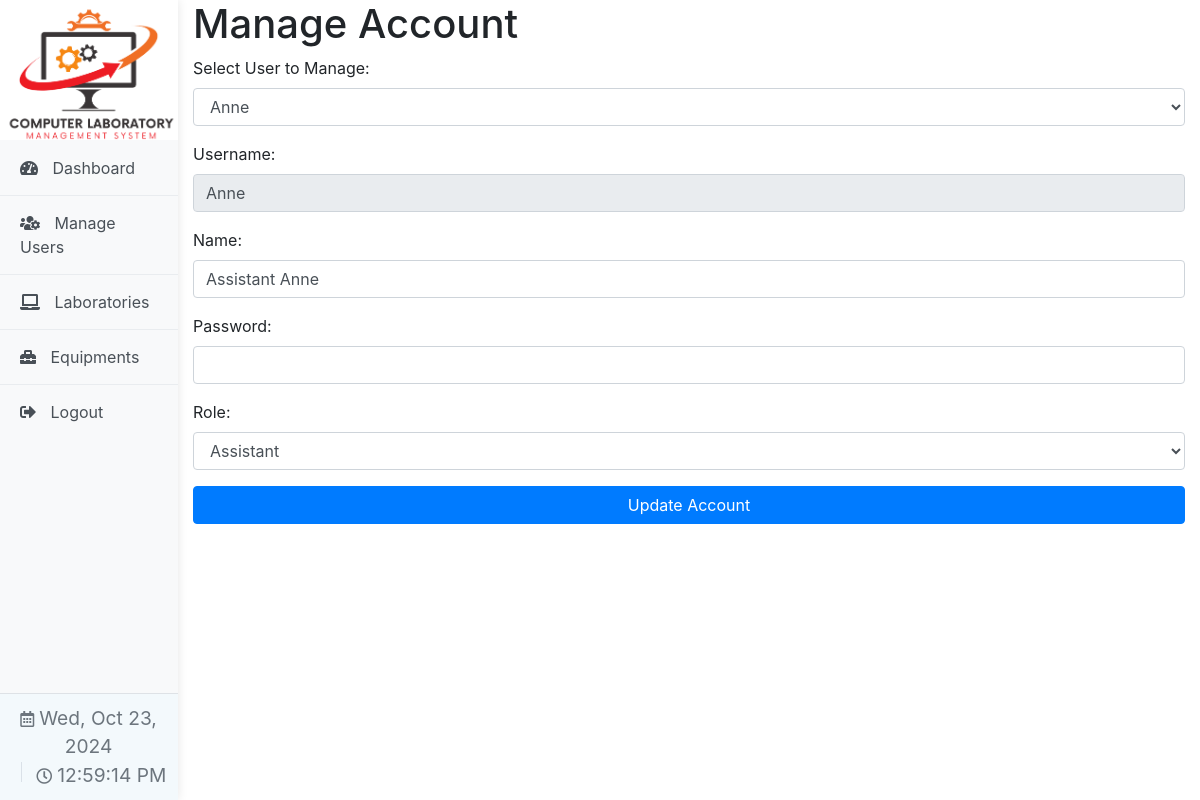
The app's page /admin/manage_account.php?user_id=13 (signed in) with its own data.
### tables this page shows
CREATE TABLE `users` (
  `id` int(11) NOT NULL,
  `username` varchar(50) NOT NULL,
  `name` varchar(50) NOT NULL,
  `password` varchar(255) NOT NULL,
  `role` enum('admin','assistant') NOT NULL,
  `picture` varchar(255) DEFAULT NULL
);

### admin/manage_account.php (the view, shortened to what this page needs)
<?php
include '../includes/db.php';
$username = $_SESSION['username'];
$query = $conn->prepare("SELECT * FROM users WHERE username = ?");
$query->bind_param("s", $username);
$query->execute();
$result = $query->get_result();
$currentUser = $result->fetch_assoc();
$roles = ['admin', 'assistant'];
$isAdmin = $currentUser['role'] == 'admin';
$selectedUser = $currentUser;
if ($isAdmin && isset($_GET['user_id'])) {
    $userId = $_GET['user_id'];
    $query = $conn->prepare("SELECT * FROM users WHERE id = ?");
    $query->bind_param("i", $userId);
    $query->execute();
    $result = $query->get_result();
    $selectedUser = $result->fetch_assoc();
}
$users = [];
if ($isAdmin) {
    $query = $conn->query("SELECT * FROM users");
    while ($row = $query->fetch_assoc()) {
        $users[] = $row;
    }
}
?>
<!DOCTYPE html>
<html lang="en">
<head>
    <link rel="stylesheet" href="https://stackpath.bootstrapcdn.com/bootstrap/4.5.2/css/bootstrap.min.css">
    <link rel="stylesheet" href="../css/styles.css">
    <link rel="stylesheet" href="https://cdnjs.cloudflare.com/ajax/libs/font-awesome/5.15.3/css/all.min.css">
    <link rel="stylesheet" href="../css/sidebar.css">
</head>
<body>
    <?php include '../includes/sidebar.php'; ?>
    <div class="content container-fluid dashboard-container">
        <h1>Manage Account</h1>
        <?php if ($isAdmin): ?>
            <div class="form-group">
                <label for="user_select">Select User to Manage:</label>
                <select id="user_select" name="user_select" class="form-control" onchange="location = this.value;">
                    <?php foreach ($users as $user): ?>
                        <option value="manage_account.php?user_id=<?php echo $user['id']; ?>" <?php if ($selectedUser['id'] == $user['id']) echo 'selected'; ?>>
                            <?php echo htmlspecialchars($user['username']); ?>
                        </option>
                    <?php endforeach; ?>
                </select>
            </div>
        <?php endif; ?>
        <form action="update_account.php" method="POST">
            <div class="form-group">
                <label for="username">Username:</label>
                <input type="text" id="username" name="username" class="form-control" value="<?php echo htmlspecialchars($selectedUser['username']); ?>" readonly>
            </div>
            <div class="form-group">
                <label for="name">Name:</label>
                <input type="text" id="name" name="name" class="form-control" value="<?php echo htmlspecialchars($selectedUser['name']); ?>">
            </div>
            <div class="form-group">
                <label for="password">Password:</label>
                <input type="password" id="password" name="password" class="form-control" value="">
            </div>
            <div class="form-group">
                <label for="role">Role:</label>
                <select id="role" name="role" class="form-control">
                    <?php foreach ($roles as $role): ?>
                        <option value="<?php echo $role; ?>" <?php if ($selectedUser['role'] == $role) echo 'selected'; ?>>
                            <?php echo ucfirst($role); ?>
                        </option>
                    <?php endforeach; ?>
                </select>
            </div>
            <button type="submit" class="btn btn-primary">Update Account</button>
        </form>
    </div>
</body>
</html>

### css/styles.css (style rules this page uses)
body { background-color: #f8f9fa; font-family: Arial, sans-serif; }
form input, form select, form button { display: block; width: 100%; margin-bottom: 10px; padding: 10px; border: 1px solid #ddd; border-radius: 4px; }
form button { background-color: #28a745; color: #fff; border: none; cursor: pointer; }

### css/sidebar.css (style rules this page uses)
body { display: flex; }

### includes/sidebar.php (style rules this page uses)
body { display: flex; margin: 0; }

### records on screen
users: username "Anne", name "Assistant Anne", role "Assistant"

### other values on screen
form field user_select "Anne"
